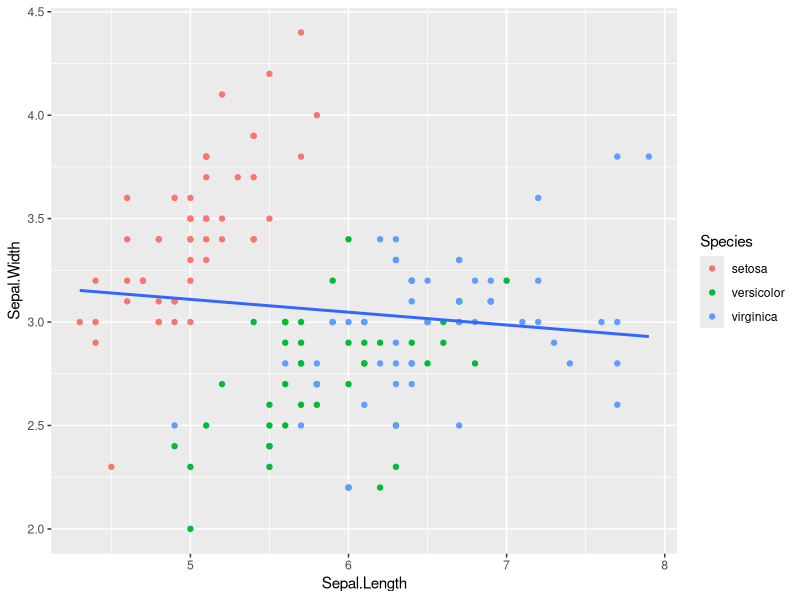
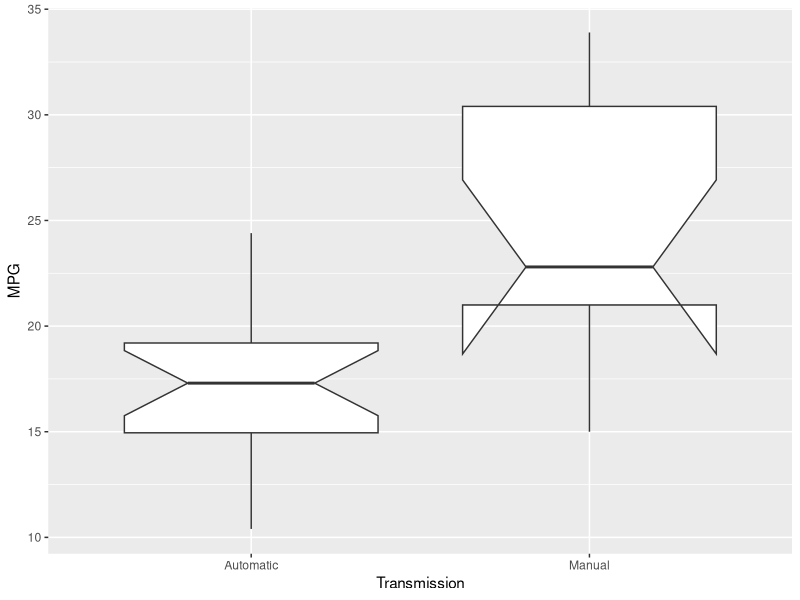

These figures' R source, in order:
## ---- chunk 1
library( tidyverse )
library( knitr )
library( kableExtra )
## ---- chunk 2
catfish <- 52
non_catfish <- 47 
## ---- chunk 3
samples <- c( catfish, non_catfish )
p_catfish <- 0.74
## ---- chunk 4
fit <- binom.test( samples, p = p_catfish)
fit
## ---- chunk 5
names(fit)
## ---- chunk 6
Observed <- matrix( c(52, 47, 32, 18), nrow=2, byrow = TRUE)
rownames( Observed ) <- c("Population 1", "Population 2")
colnames( Observed ) <- c("Catfish", "Other")
Observed
## ---- chunk 7
n1 <- 52 + 47
n2 <- 32 + 18 
Expected <- matrix( c( 0.5 * n1, 
                       0.5 * n1, 
                       0.5 * n2,
                       0.5 * n2), nrow=2, byrow = TRUE)
rownames( Expected ) <- c("Population 1", "Population 2")
colnames( Expected ) <- c("Catfish", "Other")
Expected
## ---- chunk 8
Expected <- matrix( c( 0.74 * n1, 
                       (1-0.74) * n1, 
                       0.74 * n2,
                       (1-0.74) * n2), nrow=2, byrow = TRUE)
rownames( Expected ) <- c("Population 1", "Population 2")
colnames( Expected ) <- c("Catfish", "Other")
Expected
## ---- chunk 9
Observed
## ---- chunk 10
Expected
## ---- chunk 11
T <- sum( (Observed - Expected)^2 / Expected  )
T
## ---- chunk 12
alpha <- 0.05
p <- 1.0 - alpha 
critical_value <- qchisq(p, df=1 )
critical_value
## ---- chunk 13
p.value <- 1.0 - pchisq( T, df=1 )
p.value
## ---- chunk 14
df <- data.frame( Sample = 1:149,
                  Species = factor( c( rep("Catfish", 52), rep("Other", 47), 
                                       rep("Catfish", 32), rep("Other",18) ) ),
                  Site = factor( c( rep("Population 1", 99), rep("Population 2", 50))),
                  Measurement = rnorm(149,mean=12, sd=3))
head(df)
## ---- chunk 15
table( df$Site, df$Species ) -> Obs
Obs
## ---- chunk 16
iris |>
  ggplot( aes(Sepal.Length, Sepal.Width) ) + 
  geom_point( aes(color=Species))  + 
  stat_smooth( method="lm", formula = "y~x", se=FALSE )
## ---- chunk 17
fit_pearson <- cor.test( iris$Sepal.Length, iris$Sepal.Width )
fit_kendall <- cor.test( iris$Sepal.Length, iris$Sepal.Width, method = "kendall" )
fit_spearman <- cor.test( iris$Sepal.Length, iris$Sepal.Width, method = "spearman" )
data.frame( Model=c("Pearson","Kendall","Spearman"), 
            Parameter = c("r","tau","rho"),
            R = c(fit_pearson$estimate, fit_kendall$estimate, fit_spearman$estimate),
            P = c(fit_pearson$p.value, fit_kendall$p.value, fit_spearman$p.value ) ) -> df 
## ---- chunk 18
df |>
  kable( digits = 3, row.names = FALSE) |> 
  kable_classic(  full_width=FALSE )
## ---- chunk 19
mtcars |>
  select( Transmission = am, MPG = mpg ) |>
  mutate( Transmission = as.factor( Transmission ) ) |>
  mutate( Transmission = fct_recode( Transmission, "Automatic"="0", "Manual"="1")) -> data

data |>
  ggplot( aes(Transmission, MPG) )  + 
  geom_boxplot( notch=TRUE )
